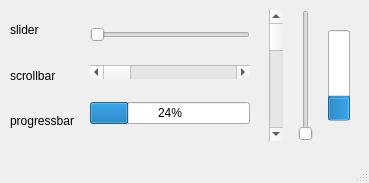
<?xml version="1.0" encoding="UTF-8"?>
<ui version="4.0">
 <class>MainWindow</class>
 <widget class="QMainWindow" name="MainWindow">
  <property name="geometry">
   <rect>
    <x>0</x>
    <y>0</y>
    <width>369</width>
    <height>183</height>
   </rect>
  </property>
  <property name="windowTitle">
   <string>MainWindow</string>
  </property>
  <widget class="QWidget" name="centralwidget">
   <widget class="QWidget" name="verticalLayoutWidget">
    <property name="geometry">
     <rect>
      <x>10</x>
      <y>10</y>
      <width>81</width>
      <height>131</height>
     </rect>
    </property>
    <layout class="QVBoxLayout" name="verticalLayout">
     <item>
      <widget class="QLabel" name="label">
       <property name="text">
        <string>slider</string>
       </property>
      </widget>
     </item>
     <item>
      <widget class="QLabel" name="label_2">
       <property name="text">
        <string>scrollbar</string>
       </property>
      </widget>
     </item>
     <item>
      <widget class="QLabel" name="label_3">
       <property name="text">
        <string>progressbar</string>
       </property>
      </widget>
     </item>
    </layout>
   </widget>
   <widget class="QWidget" name="verticalLayoutWidget_2">
    <property name="geometry">
     <rect>
      <x>90</x>
      <y>10</y>
      <width>160</width>
      <height>131</height>
     </rect>
    </property>
    <layout class="QVBoxLayout" name="verticalLayout_2">
     <item>
      <widget class="QSlider" name="horizontalSlider">
       <property name="orientation">
        <enum>Qt::Orientation::Horizontal</enum>
       </property>
      </widget>
     </item>
     <item>
      <widget class="QScrollBar" name="horizontalScrollBar">
       <property name="orientation">
        <enum>Qt::Orientation::Horizontal</enum>
       </property>
      </widget>
     </item>
     <item>
      <widget class="QProgressBar" name="progressBar">
       <property name="value">
        <number>24</number>
       </property>
      </widget>
     </item>
    </layout>
   </widget>
   <widget class="QWidget" name="horizontalLayoutWidget">
    <property name="geometry">
     <rect>
      <x>260</x>
      <y>10</y>
      <width>101</width>
      <height>131</height>
     </rect>
    </property>
    <layout class="QHBoxLayout" name="horizontalLayout">
     <item>
      <widget class="QScrollBar" name="verticalScrollBar">
       <property name="orientation">
        <enum>Qt::Orientation::Vertical</enum>
       </property>
      </widget>
     </item>
     <item>
      <widget class="QSlider" name="verticalSlider">
       <property name="orientation">
        <enum>Qt::Orientation::Vertical</enum>
       </property>
      </widget>
     </item>
     <item alignment="Qt::AlignmentFlag::AlignVCenter">
      <widget class="QProgressBar" name="progressBar_2">
       <property name="value">
        <number>24</number>
       </property>
       <property name="orientation">
        <enum>Qt::Orientation::Vertical</enum>
       </property>
      </widget>
     </item>
    </layout>
   </widget>
  </widget>
  <widget class="QMenuBar" name="menubar">
   <property name="geometry">
    <rect>
     <x>0</x>
     <y>0</y>
     <width>369</width>
     <height>21</height>
    </rect>
   </property>
  </widget>
  <widget class="QStatusBar" name="statusbar"/>
 </widget>
 <resources/>
 <connections/>
</ui>
